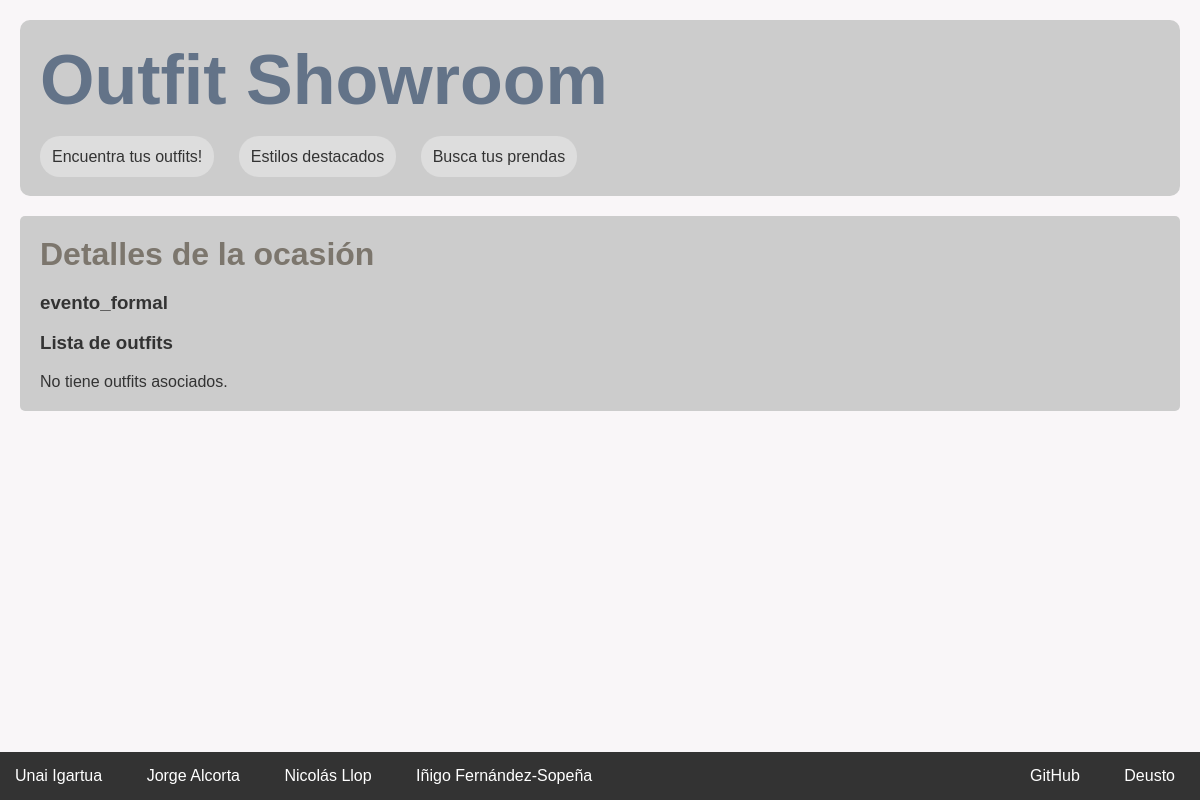
Page /appOutfitShowroom/ocasion/1 on the earlier database version.
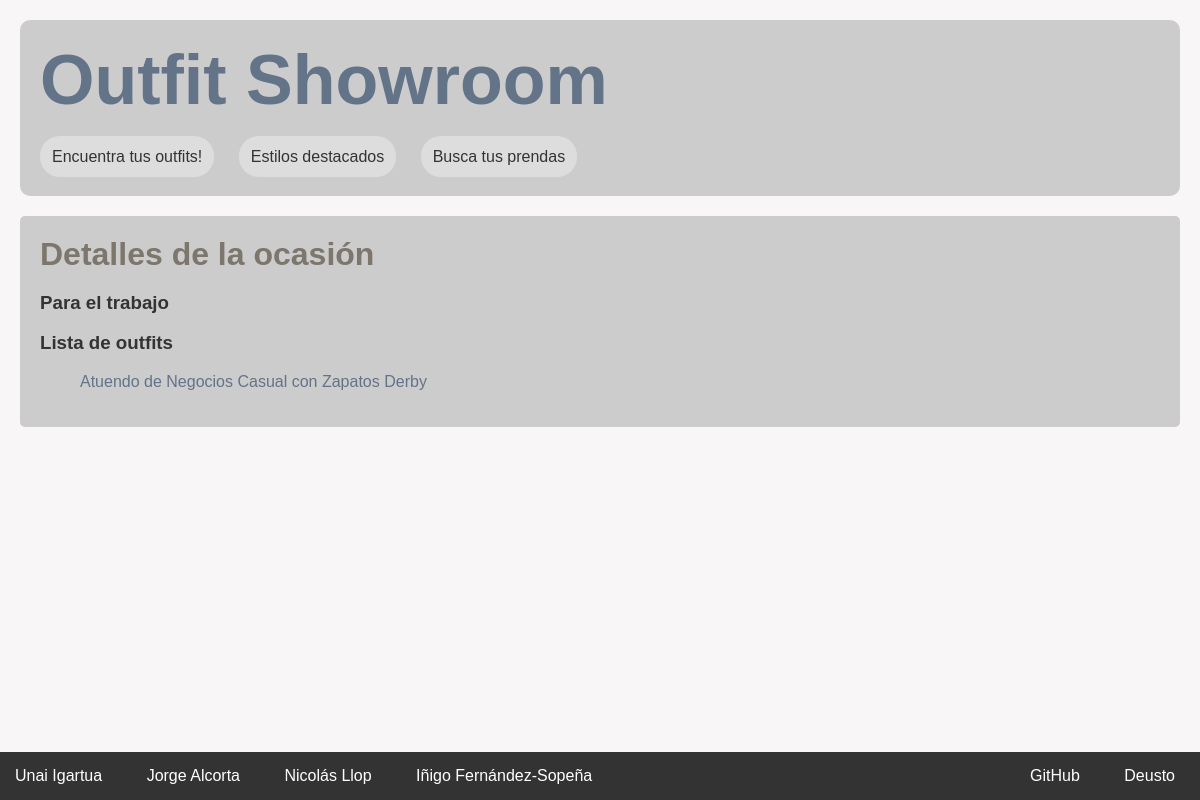
Same page on the later database version.
### appOutfitShowroom/models.py (models this page shows, shortened)
class Ocasion(models.Model):
    nombre = models.CharField(max_length=50)

class Outfit(models.Model):
    nombre = models.CharField(max_length=200)
    descripcion = models.TextField(max_length=700)
    ocasion = models.ForeignKey(Ocasion, on_delete=models.CASCADE)
    estilo = models.ManyToManyField(Estilo)
    precio = models.IntegerField(default=0)
    imagen = models.ImageField(upload_to='img',blank=True,null=True,verbose_name='Image')
    fecha = models.DateTimeField(auto_now_add=True)

### appOutfitShowroom/views.py (the view)
# urls.py: path('ocasion/<int:ocasion_id>', views.detalles_ocasion, name='ocasiones'),
def detalles_ocasion(request, ocasion_id):
	ocasion = Ocasion.objects.get(pk=ocasion_id)
	outfits = Outfit.objects.filter(ocasion=ocasion_id)
	context = {'titulo_pagina': "Detalles de la ocasión", 'ocasion': ocasion, 'outfits': outfits}
	return render(request, 'ocasion.html', context)

### appOutfitShowroom/templates/ocasion.html
{% extends "base.html" %}
{% load static %}
{% block contenido %}
<h2>Detalles de la ocasión</h2>
{% if ocasion %}
    <h3>{{ ocasion.nombre}}</h3>
	<h3>Lista de outfits</h3>
	{% if outfits %}
		<ol>
		{% for e in outfits %}
			<li>
				<a href="{% url 'outfit' e.id %}">{{ e.nombre}}</a>
			</li>
		{% endfor %}
		</ol>
	{% else %}
		<p>No tiene outfits asociados.</p>
	{% endif %}
{% else %}
    <p>No existe esta ocasión.</p>
{% endif %}
{% endblock %}

Differences in the rows shown:
changed Ocasion: nombre "evento_formal" → "Para el trabajo"
added Outfit: nombre "Atuendo de Negocios Casual con Zapatos Derby"
Other differences:
text no longer shown: "No tiene outfits asociados."
